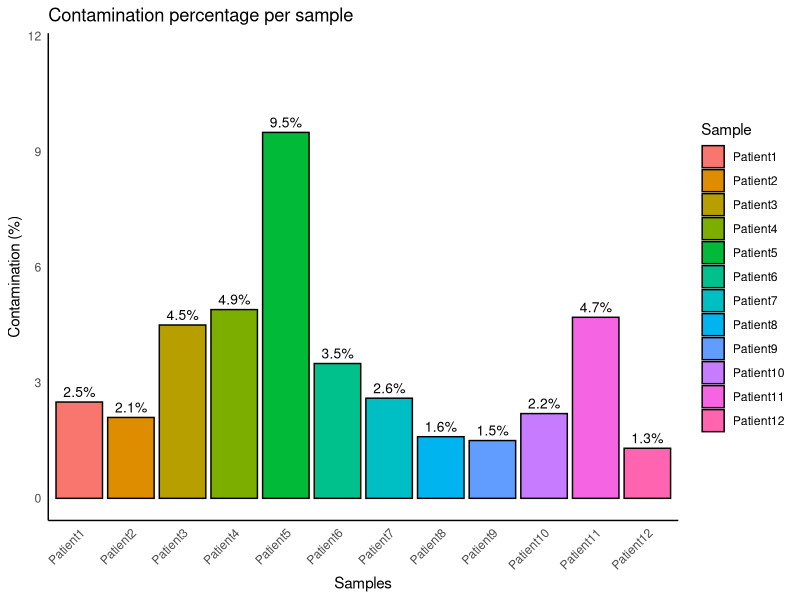
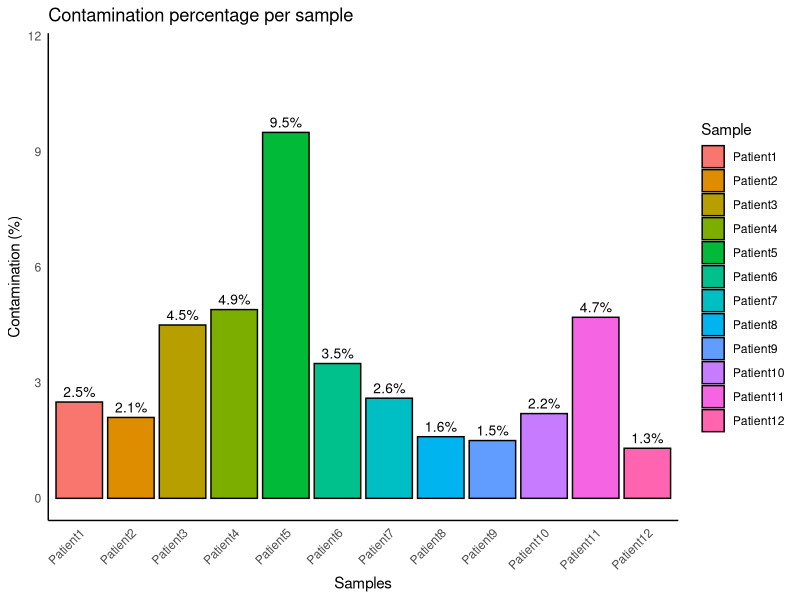

R code for these plots, in order:
# LIBRERIE
# ==========================
library(ggplot2)
library(dplyr)

# ==========================
# DATI
# ==========================
contamination_data <- data.frame(
  sample = c("Patient1", "Patient2", "Patient3", "Patient4",
             "Patient5", "Patient6", "Patient7", "Patient8",
             "Patient9", "Patient10", "Patient11", "Patient12"),
  contamination_pct = c(2.5, 2.1, 4.5, 4.9, 9.5, 3.5, 2.6, 1.6, 1.5, 2.2, 4.7, 1.3)
)

# Converti la colonna sample in factor con l'ordine corretto
contamination_data$sample <- factor(contamination_data$sample, 
                                    levels = c("Patient1", "Patient2", "Patient3", "Patient4",
                                               "Patient5", "Patient6", "Patient7", "Patient8",
                                               "Patient9", "Patient10", "Patient11", "Patient12"))

# ==========================
# GRAFICO
# ==========================
# Barplot della contaminazione per campione
ggplot(contamination_data, aes(x = sample, y = contamination_pct, fill = sample)) +
  geom_bar(stat = "identity", color = "black") +
  geom_text(aes(label = paste0(contamination_pct, "%")), vjust = -0.5, size = 3.5) +
  theme_minimal() +
  theme(
    axis.text.x = element_text(angle = 45, hjust = 1),
    panel.grid.major = element_blank(),
    panel.grid.minor = element_blank(),
    axis.line = element_line(color = "black", linewidth = 0.5)  # Aggiunge gli assi neri
  ) +
  labs(
    title = "Contamination percentage per sample",
    x = "Samples",
    y = "Contamination (%)",
    fill = "Sample"
  ) +
  ylim(0, max(contamination_data$contamination_pct) + 2)

# ==========================
# SALVATAGGIO
# ==========================
ggsave("~/federica.dannunzio@uniroma1.it - Google Drive/Drive condivisi/sc-FEDE_DAVIDE/01_second_new_analysis/01_soupx_analysis/contamination_per_sample.png", width = 10, height = 6)